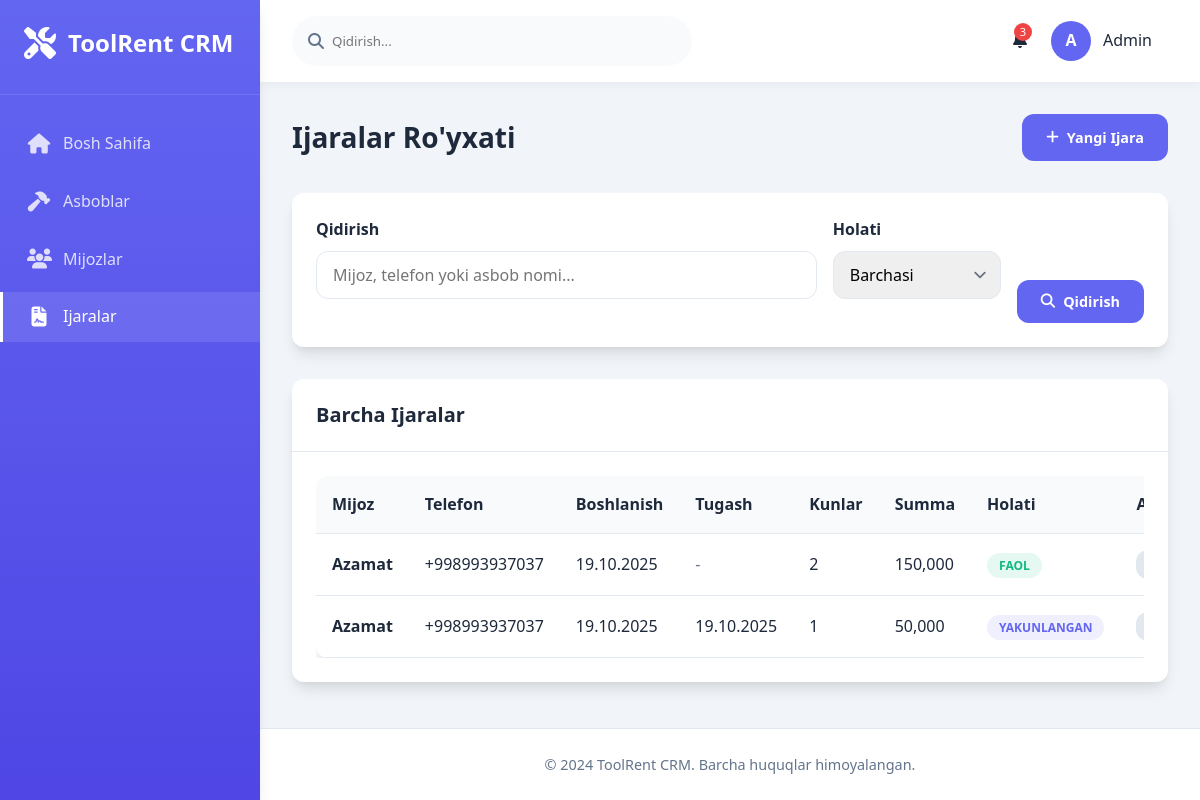
The page /rentals/ on the database as committed earlier.
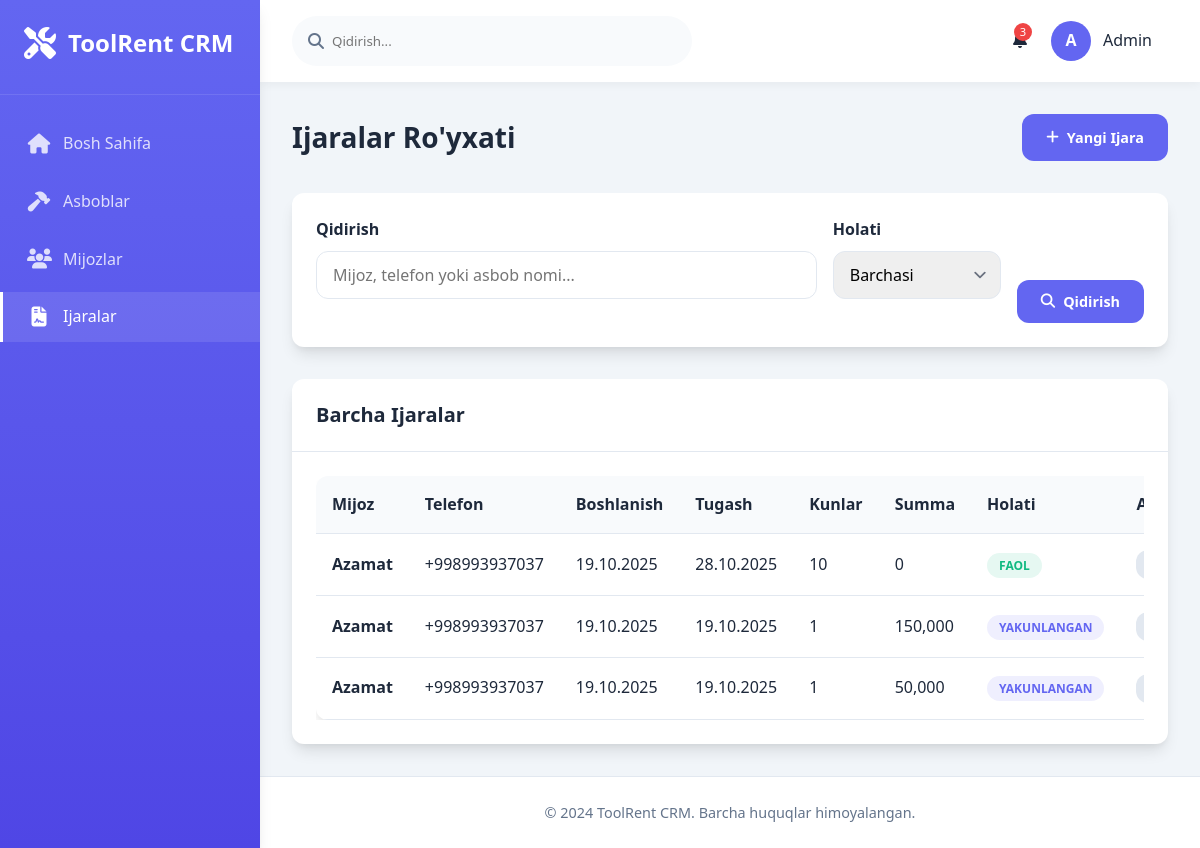
The same page on the database as committed later.
### main/models.py (models this page shows, shortened)
class Rental(models.Model):
    STATUS_CHOICES = [
        ('active', 'Faol'),
        ('completed', 'Yakunlangan'),
        ('cancelled', 'Bekor qilingan'),
    ]
    customer = models.ForeignKey(Customer, on_delete=models.CASCADE, verbose_name="Mijoz")
    start_date = models.DateField(verbose_name="Boshlanish sanasi", default=timezone.now)
    end_date = models.DateField(null=True, blank=True, verbose_name="Tugash sanasi")
    total_amount = models.DecimalField(max_digits=12, decimal_places=2, default=0, verbose_name="Jami summa")
    status = models.CharField(max_length=20, choices=STATUS_CHOICES, default='active', verbose_name="Holati")
    created_at = models.DateTimeField(auto_now_add=True)
    def get_total_days(self):
        try:
            if self.end_date:
                days = (self.end_date - self.start_date).days
                return days + 1 if days >= 0 else 1
            else:
                today = timezone.now().date()
                days = (today - self.start_date).days
                return days + 1 if days >= 0 else 1
        except (TypeError, ValueError):
            return 1  # Xato yuz bersa, kamida 1 kun
    class Meta:
        verbose_name = "Ijara"
        verbose_name_plural = "Ijaralar"

class Customer(models.Model):
    name = models.CharField(max_length=200, verbose_name="Ism")
    phone = models.CharField(max_length=20, verbose_name="Telefon")
    address = models.TextField(verbose_name="Manzil")
    created_at = models.DateTimeField(auto_now_add=True)
    class Meta:
        verbose_name = "Mijoz"
        verbose_name_plural = "Mijozlar"

### main/views.py (the view)
# urls.py: path('rentals/', views.rental_list, name='rental_list'),
def rental_list(request):
    rentals = Rental.objects.all().order_by('-created_at')
    query = request.GET.get('q', '')
    status_filter = request.GET.get('status', '')
    if query:
        rentals = rentals.filter(
            Q(customer__name__icontains=query) |
            Q(customer__phone__icontains=query) |
            Q(rentalitem__tool__name__icontains=query)
        ).distinct()
    if status_filter:
        rentals = rentals.filter(status=status_filter)
    for rental in rentals:
        rental.current_days = rental.get_total_days()
    paginator = Paginator(rentals, 10)
    page_number = request.GET.get('page')
    page_obj = paginator.get_page(page_number)
    context = {
        'page_obj': page_obj,
        'query': query,
        'status_filter': status_filter,
    }
    return render(request, 'main/rental_list.html', context)

### main/templates/main/rental_list.html (shortened to what this page needs)
{% extends 'main/base.html' %}
{% block content %}
<div class="page-title">
    <h2>Ijaralar Ro'yxati</h2>
    <a href="{% url 'main:create_rental' %}" class="btn btn-primary">
        <i class="fas fa-plus"></i> Yangi Ijara
    </a>
</div>
<div class="card" style="margin-bottom: 2rem;">
    <div class="card-body">
        <form method="get" style="display: grid; grid-template-columns: 1fr auto auto; gap: 1rem; align-items: end;">
            <div class="form-group">
                <label class="form-label">Qidirish</label>
                <input type="text" name="q" value="{{ query }}" class="form-control" placeholder="Mijoz, telefon yoki asbob nomi...">
            </div>
            <div class="form-group">
                <label class="form-label">Holati</label>
                <select name="status" class="form-control form-select">
                    <option value="">Barchasi</option>
                </select>
            </div>
            <div>
                <button type="submit" class="btn btn-primary">
                    <i class="fas fa-search"></i> Qidirish
                </button>
            </div>
        </form>
    </div>
</div>
<div class="card">
    <div class="card-header">
        <h3>Barcha Ijaralar</h3>
    </div>
    <div class="card-body">
        <div class="table-container">
            <table class="table">
                <thead>
                    <tr>
                        <th>Mijoz</th>
                        <th>Telefon</th>
                        <th>Boshlanish</th>
                        <th>Tugash</th>
                        <th>Kunlar</th>
                        <th>Summa</th>
                        <th>Holati</th>
                        <th>Amallar</th>
                    </tr>
                </thead>
                <tbody>
                    {% for rental in page_obj %}
                    <tr>
                        <td>
                            <strong>{{ rental.customer.name }}</strong>
                        </td>
                        <td>{{ rental.customer.phone }}</td>
                        <td>{{ rental.start_date|date:"d.m.Y" }}</td>
                        <td>
                            {% if rental.end_date %}
                                {{ rental.end_date|date:"d.m.Y" }}
                            {% else %}
                                <span style="color: var(--gray);">-</span>
                            {% endif %}
                        </td>
                        <td class="number-format">{{ rental.current_days }}</td>
                        <td class="number-format">{{ rental.total_amount|floatformat:0 }}</td>
                        <td>
                            <span class="status-badge status-{{ rental.status }}">
                                {{ rental.get_status_display }}
                            </span>
                        </td>
                        <td>
                            <div style="display: flex; gap: 0.5rem;">
                                <a href="{% url 'main:rental_detail' rental.id %}" class="btn btn-secondary btn-sm">
                                </a>
                            </div>
                        </td>
                    </tr>
                    {% endfor %}
                </tbody>
            </table>
        </div>
    </div>
</div>
{% endblock %}

Rows that differ between the two databases and show on the page:
added Rental: customer.name "Azamat", customer.phone "+998993937037", start_date "19.10.2025", end_date "28.10.2025", current_days "10", total_amount "0", status "FAOL"
changed Rental (number 2 of 3 on the later page): end_date (not shown) → "19.10.2025"; current_days "2" → "1"; status "FAOL" → "YAKUNLANGAN"; no longer shows "-"
